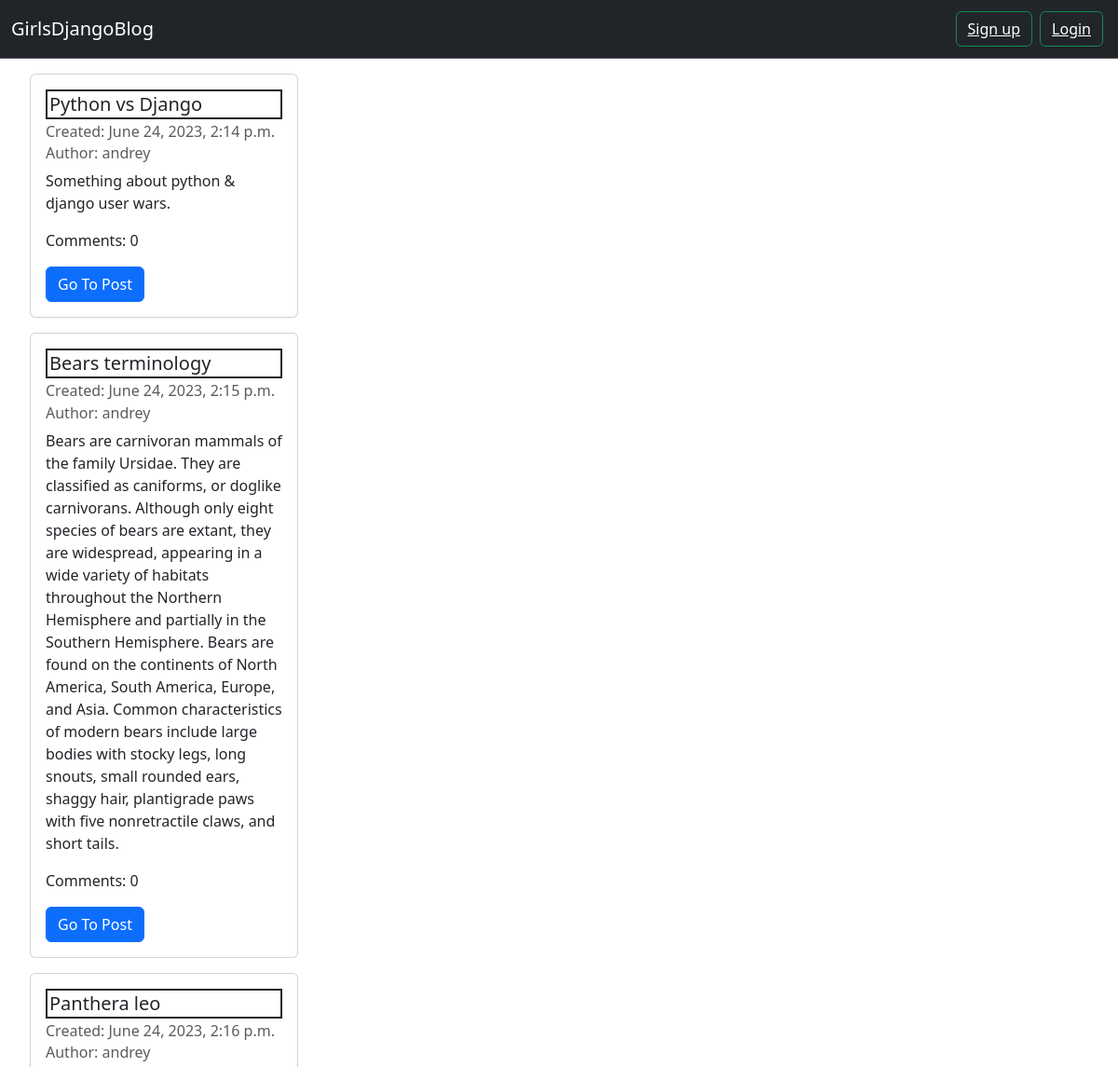
/posts/drafts/ (upper part), run on an earlier commit of the app's database.
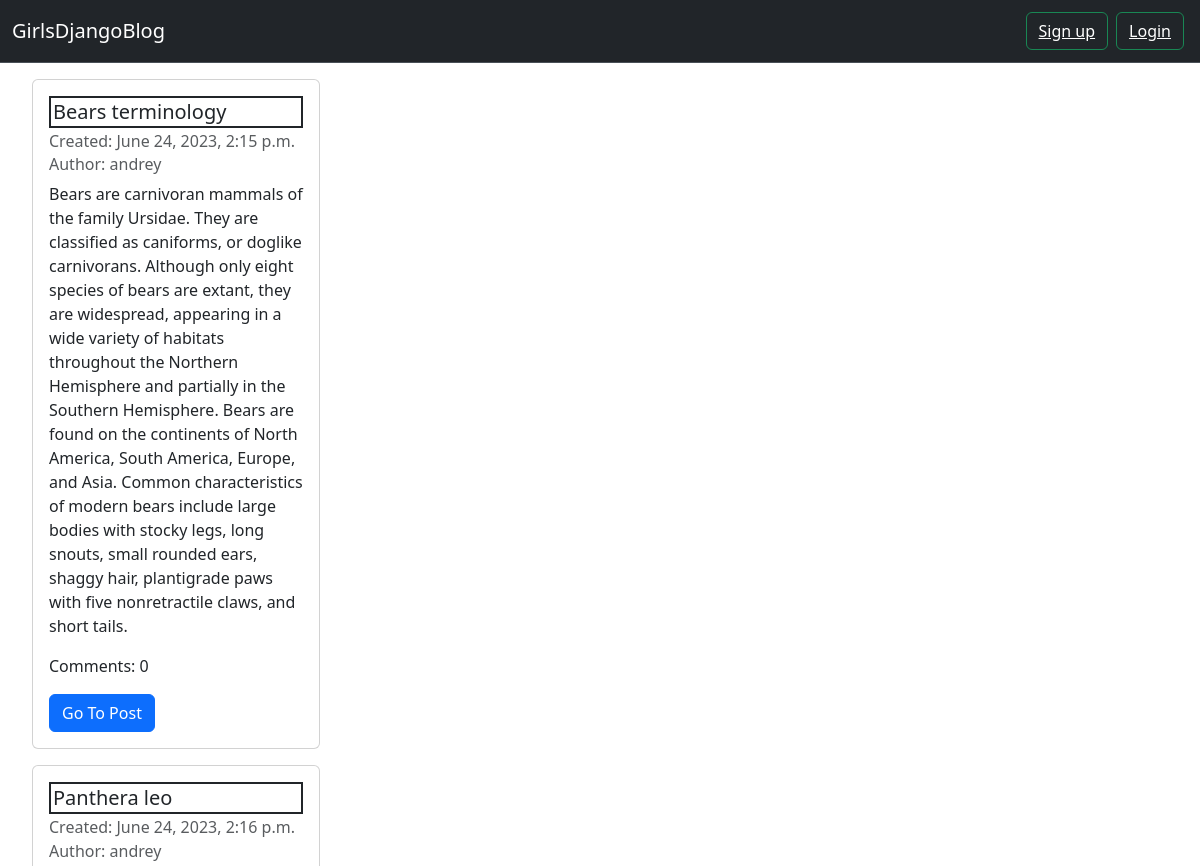
And on a later commit of the database.
### blog/models.py (models this page shows, shortened)
class Post(models.Model):
    author = models.ForeignKey(settings.AUTH_USER_MODEL, on_delete=models.CASCADE)
    title = models.CharField(max_length=200)
    text = models.TextField()
    created_date = models.DateTimeField(default=timezone.now)
    published_date = models.DateTimeField(blank=True, null=True)

### blog/views.py (the view)
# urls.py: path('posts/drafts/', views.post_draft_list, name='post_draft_list'),
def post_draft_list(request):
    posts = Post.objects.filter(published_date__isnull=True).order_by('created_date')
    return render(request, 'blog/post_draft_list.html', {'posts': posts})

### blog/templates/blog/post_draft_list.html
{% extends 'blog/base.html' %}
{% block content %}
    <ul>
    {% for i in posts %}
    <li style="list-style-type: none;">
        <div class="card mt-3" style="width: 18rem;">
  <div class="card-body">
    <h5 class="card-title">{{ i.title }}</h5>
    <h6 class="card-subtitle mb-2 text-body-secondary">Created: {{ i.created_date }}</h6>
      <h6 class="card-subtitle mb-2 text-body-secondary">Author: {{ i.author }}</h6>
    <p class="card-text">{{ i.text }}</p>
      <p class="card-text">Comments: {{ i.comments.count }}</p>
    <a href="{% url 'post_detail' pk=i.pk %}" class="btn btn-primary">Go To Post</a>
  </div>
</div>
</li>
    {% endfor %}
    </ul>
{% endblock %}

What changed in the data, as far as the page shows it:
no longer on this page (row edited): Post: title "Python vs Django", created_date "June 24, 2023, 2:14 p.m.", author "andrey", text "Something about python & django user wars.", comments.count "0"
